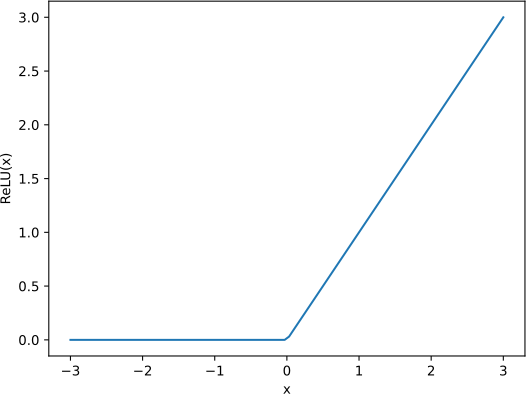

This figure's Python source:
import matplotlib.pyplot as plt
import numpy as np
from keras import activations

x = np.linspace(-3, 3, 100)
plt.plot(x, activations.relu(x))
plt.xlabel('x')
plt.ylabel('ReLU(x)')
plt.savefig('11-p-relu.pdf')
